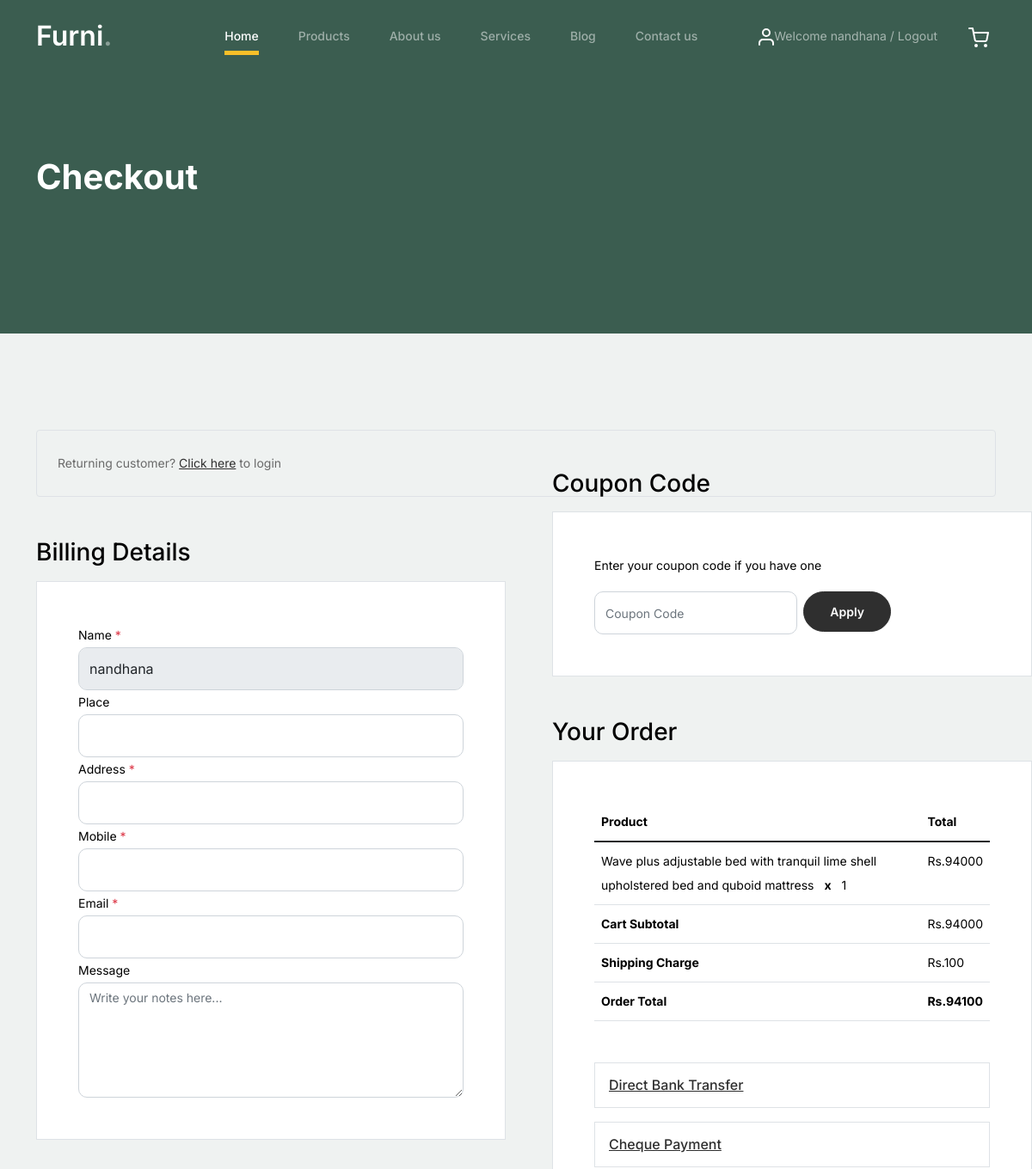
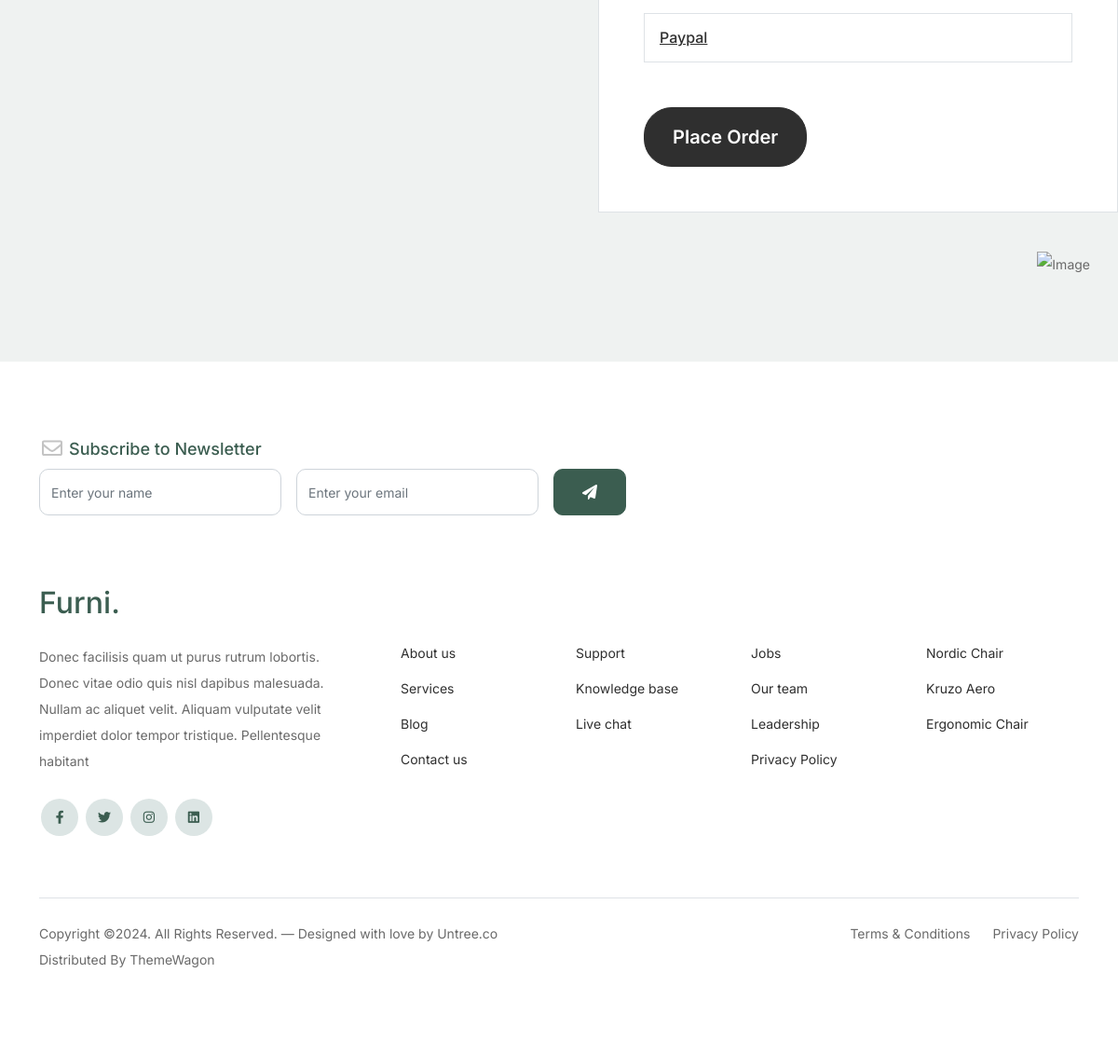
/chechoutpage/ (signed in), run on the app's committed database (2 pictures, top to bottom).
### newapp/models.py (models this page shows)
class CartDb(models.Model):
    username=models.CharField(max_length=100,null=True,blank=True)
    productname=models.CharField(max_length=100,null=True,blank=True)
    quantity=models.CharField(max_length=100,null=True,blank=True)
    price=models.IntegerField(max_length=100,null=True,blank=True)
    totalprice=models.IntegerField(max_length=100,null=True,blank=True)
    image=models.ImageField(upload_to="cart",null=True,blank=True)

### newapp/views.py (the view)
# urls.py: path('chechoutpage/',views.chechoutpage,name="chechoutpage"),
def chechoutpage(request):
    ca=CartDb.objects.filter(username=request.session['Name'])
    subtotal = 0
    shipping_amount = 0
    total_amount = 0
    for i in ca:
        subtotal = subtotal + i.totalprice
        if subtotal > 50000:
            shipping_amount = 100
        else:
            shipping_amount = 250
        total_amount = shipping_amount + subtotal
    return render(request,"checkout.html",{'ca':ca,'subtotal':subtotal,
                                       'shipping_amount':shipping_amount,'total_amount':total_amount})

### newapp/templates/checkout.html (shortened to what this page needs)
<!doctype html>
{% load static %}
<html lang="en">
<head>
		<link href="{% static 'web/css/bootstrap.min.css' %}" rel="stylesheet">
		<link href="https://cdnjs.cloudflare.com/ajax/libs/font-awesome/6.0.0-beta3/css/all.min.css" rel="stylesheet">
		<link href="{% static 'web/css/tiny-slider.css' %}" rel="stylesheet">
		<link href="{% static 'web/css/style.css' %}" rel="stylesheet">
	</head>
	<body>
		<nav class="custom-navbar navbar navbar navbar-expand-md navbar-dark bg-dark" arial-label="Furni navigation bar">
			<div class="container">
				<a class="navbar-brand" href="index.html">Furni<span>.</span></a>
				<div class="collapse navbar-collapse" id="navbarsFurni">
					<ul class="custom-navbar-nav navbar-nav ms-auto mb-2 mb-md-0">
						<li class="nav-item active">
							<a class="nav-link" href="index.html">Home</a>
						</li>
						<li><a class="nav-link" href="{% url 'productpage' %}">Products</a></li>
						<li><a class="nav-link" href="{% url 'aboutpage' %}">About us</a></li>
						<li><a class="nav-link" href="#">Services</a></li>
						<li><a class="nav-link" href="{% url 'blogpage' %}">Blog</a></li>
						<li><a class="nav-link" href="{% url 'contactpage' %}">Contact us</a></li>
					</ul>
					<ul class="custom-navbar-cta navbar-nav mb-2 mb-md-0 ms-5">
						{% if request.session.Name %}
						<li><a class="nav-link" href="{% url 'Userlogout' %}"><img src="{% static 'web/images/user.svg' %}">Welcome {{request.session.Name}} / Logout</a></li>
						{% else %}
						<li><a class="nav-link" href="{% url 'signuppage' %}"><img src="{% static 'web/images/user.svg' %}"></a></li>
						{% endif %}
						<li><a class="nav-link" href="{% url 'cartpage' %}"><img src="{% static 'web/images/cart.svg' %}"></a></li>
					</ul>
				</div>
			</div>
		</nav>
			<div class="hero">
				<div class="container">
					<div class="row justify-content-between">
						<div class="col-lg-5">
							<div class="intro-excerpt">
								<h1>Checkout</h1>
							</div>
						</div>
						<div class="col-lg-7">
						</div>
					</div>
				</div>
			</div>
				 <form method="post" action="{% url 'save_order' %}">
		<div class="untree_co-section">
		    <div class="container">
		      <div class="row mb-5">
		        <div class="col-md-12">
		          <div class="border p-4 rounded" role="alert">
		            Returning customer? <a href="#">Click here</a> to login
		          </div>
		        </div>
		      </div>
		      <div class="row">
		        <div class="col-md-6 mb-5 mb-md-0">
		          <h2 class="h3 mb-3 text-black">Billing Details</h2>
		          <div class="p-3 p-lg-5 border bg-white">
		            <div class="form-group row">
		              <div class="col-md-12">
		                <label for="c_fname" class="text-black"> Name <span class="text-danger">*</span></label>
		                <input type="text" class="form-control" id="c_fname" name="name" value="{{request.session.Name}}" readonly>
		              </div>
		            </div>
		            <div class="form-group row">
		              <div class="col-md-12">
		                <label for="c_companyname" class="text-black">Place</label>
		                <input type="text" class="form-control" id="c_companyname" name="place">
		              </div>
		            </div>
		            <div class="form-group row">
		              <div class="col-md-12">
		                <label for="c_address" class="text-black">Address <span class="text-danger">*</span></label>
		                <input type="text" class="form-control" id="c_address" name="address"  >
		              </div>
		            </div>
		            <div class="form-group row">
		              <div class="col-md-12">
		                <label for="c_state_country" class="text-black">Mobile <span class="text-danger">*</span></label>
		                <input type="text" class="form-control" id="c_state_country" name="mobile">
		              </div>
		              <div class="col-md-12">
		                <label for="c_postal_zip" class="text-black">Email <span class="text-danger">*</span></label>
		                <input type="text" class="form-control" id="c_postal_zip" name="mail">
		              </div>
		            <div class="form-group">
		              <label for="c_order_notes" class="text-black">Message</label>
		              <textarea name="message" id="c_order_notes" cols="30" rows="5" class="form-control" placeholder="Write your notes here..."></textarea>
		            </div>
		            </div>
		            </div>
		          </div>
		        </div>
		        <div class="col-md-6" style="margin-left:600px; margin-top:-780px;">
		          <div class="row mb-5">
		            <div class="col-md-12">
		              <h2 class="h3 mb-3 text-black">Coupon Code</h2>
		              <div class="p-3 p-lg-5 border bg-white">
		                <label for="c_code" class="text-black mb-3">Enter your coupon code if you have one</label>
		                <div class="input-group w-75 couponcode-wrap">
		                  <input type="text" class="form-control me-2" id="c_code" placeholder="Coupon Code" aria-label="Coupon Code" aria-describedby="button-addon2">
		                  <div class="input-group-append">
		                    <a href="{% url 'paymentpage' %}" class="btn btn-black btn-sm" type="button" id="button-addon2">Apply</a>
		                  </div>
		                </div>
		              </div>
		            </div>
		          </div>
		          <div class="row mb-5">
		            <div class="col-md-12">
		              <h2 class="h3 mb-3 text-black">Your Order</h2>
		              <div class="p-3 p-lg-5 border bg-white">
		                <table class="table site-block-order-table mb-5">
		                  <thead>
		                    <th>Product</th>
		                    <th>Total</th>
		                  </thead>
		                  <tbody>
						  {% for i in ca %}
		                    <tr>
		                      <td>{{i.productname}} <strong class="mx-2">x</strong> {{i.quantity}}</td>
		                      <td>Rs.{{i.totalprice}}</td>
		                    </tr>
						    {% endfor %}
		                    <tr>
		                      <td class="text-black font-weight-bold"><strong>Cart Subtotal</strong></td>
		                      <td class="text-black">Rs.{{subtotal}}</td>
		                    </tr>
						  <tr>
		                      <td class="text-black font-weight-bold"><strong>Shipping Charge</strong></td>
		                      <td class="text-black">Rs.{{shipping_amount}}</td>
		                    </tr>
		                    <tr>
		                      <td class="text-black font-weight-bold"><strong>Order Total</strong></td>
		                      <td class="text-black font-weight-bold"><strong>Rs.{{total_amount}}</strong></td>
		                    </tr>
		                  </tbody>
		                </table>
		                <div class="border p-3 mb-3">
		                  <h3 class="h6 mb-0"><a class="d-block" data-bs-toggle="collapse" href="#collapsebank" role="button" aria-expanded="false" aria-controls="collapsebank">Direct Bank Transfer</a></h3>
		                </div>
		                <div class="border p-3 mb-3">
		                  <h3 class="h6 mb-0"><a class="d-block" data-bs-toggle="collapse" href="#collapsecheque" role="button" aria-expanded="false" aria-controls="collapsecheque">Cheque Payment</a></h3>
		                </div>
		                <div class="border p-3 mb-5">
		                  <h3 class="h6 mb-0"><a class="d-block" data-bs-toggle="collapse" href="#collapsepaypal" role="button" aria-expanded="false" aria-controls="collapsepaypal">Paypal</a></h3>
		                </div>
		                <div class="form-group">
		                  <button class="btn btn-black btn-lg py-3 btn-block" onclick="window.location='thankyou.html'">Place Order</button>
		                </div>
		              </div>
		            </div>
		          </div>
		        </div>
		      </div>
			 </form>
		<footer class="footer-section">
			<div class="container relative">
				<div class="sofa-img">
					<img src="{% static 'web/images/sofa.png' %}" alt="Image" class="img-fluid">
				</div>
				<div class="row">
					<div class="col-lg-8">
						<div class="subscription-form">
							<h3 class="d-flex align-items-center"><span class="me-1"><img src="{% static 'web/images/envelope-outline.svg' %}" alt="Image" class="img-fluid"></span><span>Subscribe to Newsletter</span></h3>
							<form action="#" class="row g-3">
								<div class="col-auto">
									<input type="text" class="form-control" placeholder="Enter your name">
								</div>
								<div class="col-auto">
									<input type="email" class="form-control" placeholder="Enter your email">
								</div>
								<div class="col-auto">
									<button class="btn btn-primary">
										<span class="fa fa-paper-plane"></span>
									</button>
								</div>
							</form>
						</div>
					</div>
				</div>
				<div class="row g-5 mb-5">
					<div class="col-lg-4">
						<div class="mb-4 footer-logo-wrap"><a href="#" class="footer-logo">Furni<span>.</span></a></div>
						<p class="mb-4">Donec facilisis quam ut purus rutrum lobortis. Donec vitae odio quis nisl dapibus malesuada. Nullam ac aliquet velit. Aliquam vulputate velit imperdiet dolor tempor tristique. Pellentesque habitant</p>
						<ul class="list-unstyled custom-social">
							<li><a href="#"><span class="fa fa-brands fa-facebook-f"></span></a></li>
							<li><a href="#"><span class="fa fa-brands fa-twitter"></span></a></li>
							<li><a href="#"><span class="fa fa-brands fa-instagram"></span></a></li>
							<li><a href="#"><span class="fa fa-brands fa-linkedin"></span></a></li>
						</ul>
					</div>
					<div class="col-lg-8">
						<div class="row links-wrap">
							<div class="col-6 col-sm-6 col-md-3">
								<ul class="list-unstyled">
									<li><a href="#">About us</a></li>
									<li><a href="#">Services</a></li>
									<li><a href="#">Blog</a></li>
									<li><a href="#">Contact us</a></li>
								</ul>
							</div>
							<div class="col-6 col-sm-6 col-md-3">
								<ul class="list-unstyled">
									<li><a href="#">Support</a></li>
									<li><a href="#">Knowledge base</a></li>
									<li><a href="#">Live chat</a></li>
								</ul>
							</div>
							<div class="col-6 col-sm-6 col-md-3">
								<ul class="list-unstyled">
									<li><a href="#">Jobs</a></li>
									<li><a href="#">Our team</a></li>
									<li><a href="#">Leadership</a></li>
									<li><a href="#">Privacy Policy</a></li>
								</ul>
							</div>
							<div class="col-6 col-sm-6 col-md-3">
								<ul class="list-unstyled">
									<li><a href="#">Nordic Chair</a></li>
									<li><a href="#">Kruzo Aero</a></li>
									<li><a href="#">Ergonomic Chair</a></li>
								</ul>
							</div>
						</div>
					</div>
				</div>
				<div class="border-top copyright">
					<div class="row pt-4">
						<div class="col-lg-6">
							<p class="mb-2 text-center text-lg-start">Copyright &copy;. All Rights Reserved. &mdash; Designed with love by Untree.co Distributed By ThemeWagon
            </p>
						</div>
						<div class="col-lg-6 text-center text-lg-end">
							<ul class="list-unstyled d-inline-flex ms-auto">
								<li class="me-4">Terms &amp; Conditions</li>
								<li>Privacy Policy</li>
							</ul>
						</div>
					</div>
				</div>
			</div>
		</footer>
	</body>
</html>

### data on the page
CartDb: session.Name "nandhana", productname "Wave plus adjustable bed with tranquil lime shell upholstered bed and quboid mattress", quantity "1", totalprice "94000"

### other printed values
{{ subtotal }} "94000"
{{ shipping_amount }} "100"
{{ total_amount }} "94100"
